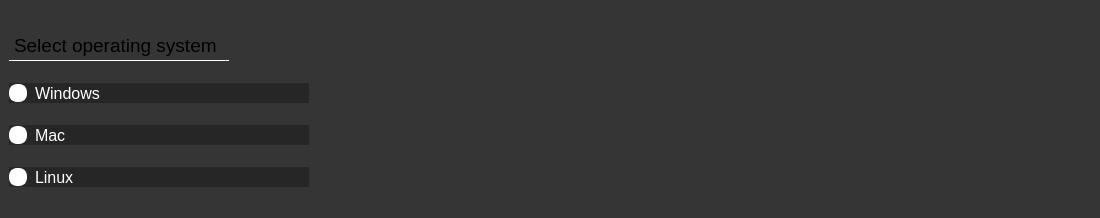
<?xml version="1.0" encoding="UTF-8"?>
<ui version="4.0">
 <class>MainWindow</class>
 <widget class="QMainWindow" name="MainWindow">
  <property name="geometry">
   <rect>
    <x>0</x>
    <y>0</y>
    <width>1100</width>
    <height>218</height>
   </rect>
  </property>
  <property name="minimumSize">
   <size>
    <width>0</width>
    <height>100</height>
   </size>
  </property>
  <property name="maximumSize">
   <size>
    <width>16777215</width>
    <height>220</height>
   </size>
  </property>
  <property name="windowTitle">
   <string>MainWindow</string>
  </property>
  <property name="styleSheet">
   <string notr="true">QWidget QFrame {
	border:none;
}</string>
  </property>
  <widget class="QWidget" name="centralwidget">
   <layout class="QVBoxLayout" name="verticalLayout">
    <property name="spacing">
     <number>0</number>
    </property>
    <property name="leftMargin">
     <number>0</number>
    </property>
    <property name="topMargin">
     <number>0</number>
    </property>
    <property name="rightMargin">
     <number>0</number>
    </property>
    <property name="bottomMargin">
     <number>0</number>
    </property>
    <item>
     <widget class="QFrame" name="frame">
      <property name="layoutDirection">
       <enum>Qt::LeftToRight</enum>
      </property>
      <property name="styleSheet">
       <string notr="true">background-color: rgb(52, 53, 52);</string>
      </property>
      <property name="frameShape">
       <enum>QFrame::StyledPanel</enum>
      </property>
      <property name="frameShadow">
       <enum>QFrame::Raised</enum>
      </property>
      <layout class="QGridLayout" name="gridLayout">
       <property name="leftMargin">
        <number>0</number>
       </property>
       <property name="topMargin">
        <number>0</number>
       </property>
       <property name="rightMargin">
        <number>0</number>
       </property>
       <property name="bottomMargin">
        <number>0</number>
       </property>
       <property name="spacing">
        <number>0</number>
       </property>
       <item row="0" column="0" alignment="Qt::AlignLeft">
        <widget class="QFrame" name="frame_3">
         <property name="frameShape">
          <enum>QFrame::StyledPanel</enum>
         </property>
         <property name="frameShadow">
          <enum>QFrame::Raised</enum>
         </property>
         <layout class="QVBoxLayout" name="verticalLayout_4">
          <item>
           <widget class="QFrame" name="frameAppearance">
            <property name="sizePolicy">
             <sizepolicy hsizetype="Fixed" vsizetype="Fixed">
              <horstretch>0</horstretch>
              <verstretch>0</verstretch>
             </sizepolicy>
            </property>
            <property name="minimumSize">
             <size>
              <width>300</width>
              <height>150</height>
             </size>
            </property>
            <property name="maximumSize">
             <size>
              <width>300</width>
              <height>200</height>
             </size>
            </property>
            <property name="styleSheet">
             <string notr="true">QFrame {
    background-color: #262626;
    border-radius: 40px;
	padding:20px;
}

QFrame &gt; QLabel {
	padding:0px;
}

QFrame &gt; * {
	color:white;
}</string>
            </property>
            <property name="frameShape">
             <enum>QFrame::StyledPanel</enum>
            </property>
            <property name="frameShadow">
             <enum>QFrame::Raised</enum>
            </property>
            <layout class="QVBoxLayout" name="verticalLayout_2">
             <property name="spacing">
              <number>0</number>
             </property>
             <property name="leftMargin">
              <number>0</number>
             </property>
             <property name="topMargin">
              <number>0</number>
             </property>
             <property name="rightMargin">
              <number>0</number>
             </property>
             <property name="bottomMargin">
              <number>0</number>
             </property>
             <item>
              <widget class="QLabel" name="selectText">
               <property name="minimumSize">
                <size>
                 <width>220</width>
                 <height>30</height>
                </size>
               </property>
               <property name="maximumSize">
                <size>
                 <width>220</width>
                 <height>30</height>
                </size>
               </property>
               <property name="font">
                <font>
                 <family>Arial</family>
                 <pointsize>14</pointsize>
                 <underline>false</underline>
                </font>
               </property>
               <property name="styleSheet">
                <string notr="true">QLabel {
	border-bottom: 1px solid white;
}</string>
               </property>
               <property name="text">
                <string>Select operating system</string>
               </property>
              </widget>
             </item>
             <item>
              <widget class="QRadioButton" name="radioButtonWindows">
               <property name="enabled">
                <bool>true</bool>
               </property>
               <property name="font">
                <font>
                 <family>Arial</family>
                 <pointsize>12</pointsize>
                 <italic>false</italic>
                </font>
               </property>
               <property name="styleSheet">
                <string notr="true">QRadioButton::indicator {
    width: 14px;
    height: 14px;
    border-radius: 8px;
    border: 2px solid #FFFFFF;
    background-color: #FFFFFF;
}

/* Checked state */
QRadioButton::indicator:checked {
    background-color: #FF6600;
    border: 2px solid #FFFFFF; 
}

/* Hover */
QRadioButton::indicator:hover {
    background-color: #D3D3D3;
}

/* Hover for checked state */
QRadioButton::indicator:checked:hover {
    background-color: #FF6600;
}

/* Radio button text */
QRadioButton {
    spacing: 8px;
    color: #FFFFFF;
	background-color: #262626;
}
</string>
               </property>
               <property name="text">
                <string>Windows</string>
               </property>
               <property name="iconSize">
                <size>
                 <width>20</width>
                 <height>20</height>
                </size>
               </property>
               <property name="checkable">
                <bool>true</bool>
               </property>
               <property name="checked">
                <bool>false</bool>
               </property>
               <property name="autoRepeat">
                <bool>false</bool>
               </property>
               <property name="autoExclusive">
                <bool>true</bool>
               </property>
              </widget>
             </item>
             <item>
              <widget class="QRadioButton" name="radioButtonMac">
               <property name="font">
                <font>
                 <family>Arial</family>
                 <pointsize>12</pointsize>
                 <italic>false</italic>
                </font>
               </property>
               <property name="styleSheet">
                <string notr="true">QRadioButton::indicator {
    width: 14px;
    height: 14px;
    border-radius: 8px;
    border: 2px solid #FFFFFF;
    background-color: #FFFFFF;
}

/* Checked state */
QRadioButton::indicator:checked {
    background-color: #FF6600;
    border: 2px solid #FFFFFF; 
}

/* Hover */
QRadioButton::indicator:hover {
    background-color: #D3D3D3;
}

/* Hover for checked state */
QRadioButton::indicator:checked:hover {
    background-color: #FF6600;
}

/* Radio button text */
QRadioButton {
    spacing: 8px;
    color: #FFFFFF;
	background-color: #262626;
}
</string>
               </property>
               <property name="text">
                <string>Mac</string>
               </property>
               <property name="iconSize">
                <size>
                 <width>20</width>
                 <height>20</height>
                </size>
               </property>
               <property name="checked">
                <bool>false</bool>
               </property>
              </widget>
             </item>
             <item>
              <widget class="QRadioButton" name="radioButtonLinux">
               <property name="font">
                <font>
                 <family>Arial</family>
                 <pointsize>12</pointsize>
                 <italic>false</italic>
                </font>
               </property>
               <property name="styleSheet">
                <string notr="true">QRadioButton::indicator {
    width: 14px;
    height: 14px;
    border-radius: 8px;
    border: 2px solid #FFFFFF;
    background-color: #FFFFFF;
}

/* Checked state */
QRadioButton::indicator:checked {
    background-color: #FF6600;
    border: 2px solid #FFFFFF; 
}

/* Hover */
QRadioButton::indicator:hover {
    background-color: #D3D3D3;
}

/* Hover for checked state */
QRadioButton::indicator:checked:hover {
    background-color: #FF6600;
}

/* Radio button text */
QRadioButton {
    spacing: 8px;
    color: #FFFFFF;
	background-color: #262626;
}
</string>
               </property>
               <property name="text">
                <string>Linux</string>
               </property>
               <property name="iconSize">
                <size>
                 <width>20</width>
                 <height>20</height>
                </size>
               </property>
               <property name="checked">
                <bool>false</bool>
               </property>
              </widget>
             </item>
            </layout>
           </widget>
          </item>
         </layout>
        </widget>
       </item>
       <item row="0" column="1" alignment="Qt::AlignHCenter">
        <widget class="QFrame" name="frame_2">
         <property name="frameShape">
          <enum>QFrame::StyledPanel</enum>
         </property>
         <property name="frameShadow">
          <enum>QFrame::Raised</enum>
         </property>
         <layout class="QVBoxLayout" name="verticalLayout_3">
          <property name="rightMargin">
           <number>9</number>
          </property>
          <item alignment="Qt::AlignHCenter">
           <widget class="QLabel" name="label">
            <property name="text">
             <string/>
            </property>
            <property name="pixmap">
             <pixmap>../../design/Simple Analyze.png</pixmap>
            </property>
           </widget>
          </item>
          <item alignment="Qt::AlignHCenter">
           <widget class="QLabel" name="label_2">
            <property name="text">
             <string/>
            </property>
            <property name="pixmap">
             <pixmap>../../design/mnemonic logo white 2.png</pixmap>
            </property>
           </widget>
          </item>
         </layout>
        </widget>
       </item>
       <item row="0" column="2" alignment="Qt::AlignRight">
        <widget class="QFrame" name="frame_4">
         <property name="frameShape">
          <enum>QFrame::StyledPanel</enum>
         </property>
         <property name="frameShadow">
          <enum>QFrame::Raised</enum>
         </property>
         <layout class="QVBoxLayout" name="verticalLayout_5">
          <item>
           <widget class="QFrame" name="frameAppearance_2">
            <property name="sizePolicy">
             <sizepolicy hsizetype="Fixed" vsizetype="Fixed">
              <horstretch>0</horstretch>
              <verstretch>0</verstretch>
             </sizepolicy>
            </property>
            <property name="minimumSize">
             <size>
              <width>300</width>
              <height>200</height>
             </size>
            </property>
            <property name="maximumSize">
             <size>
              <width>300</width>
              <height>200</height>
             </size>
            </property>
            <property name="styleSheet">
             <string notr="true"/>
            </property>
            <property name="frameShape">
             <enum>QFrame::StyledPanel</enum>
            </property>
            <property name="frameShadow">
             <enum>QFrame::Raised</enum>
            </property>
            <layout class="QVBoxLayout" name="verticalLayout_6">
             <property name="spacing">
              <number>0</number>
             </property>
             <property name="leftMargin">
              <number>0</number>
             </property>
             <property name="topMargin">
              <number>0</number>
             </property>
             <property name="rightMargin">
              <number>0</number>
             </property>
             <property name="bottomMargin">
              <number>0</number>
             </property>
            </layout>
           </widget>
          </item>
         </layout>
        </widget>
       </item>
      </layout>
     </widget>
    </item>
   </layout>
  </widget>
  <action name="actionLogo">
   <property name="enabled">
    <bool>true</bool>
   </property>
   <property name="icon">
    <iconset>
     <normaloff>Mnemonic logo.png</normaloff>Mnemonic logo.png</iconset>
   </property>
   <property name="text">
    <string>Logo</string>
   </property>
  </action>
  <action name="analyzedDataActionButton">
   <property name="text">
    <string>Analyzed Data</string>
   </property>
   <property name="font">
    <font>
     <family>Arial</family>
     <pointsize>20</pointsize>
     <weight>75</weight>
     <italic>false</italic>
     <bold>true</bold>
    </font>
   </property>
  </action>
  <action name="actionPlugins">
   <property name="text">
    <string>Plugins</string>
   </property>
   <property name="font">
    <font>
     <family>Arial</family>
     <pointsize>20</pointsize>
     <weight>75</weight>
     <bold>true</bold>
    </font>
   </property>
  </action>
  <action name="actionSettings">
   <property name="icon">
    <iconset>
     <normaloff>Settings.png</normaloff>Settings.png</iconset>
   </property>
   <property name="text">
    <string>Settings</string>
   </property>
  </action>
 </widget>
 <resources>
  <include location="Globe.qrc"/>
  <include location="Updates.qrc"/>
  <include location="Notifications.qrc"/>
  <include location="Appearance.qrc"/>
 </resources>
 <connections/>
</ui>
